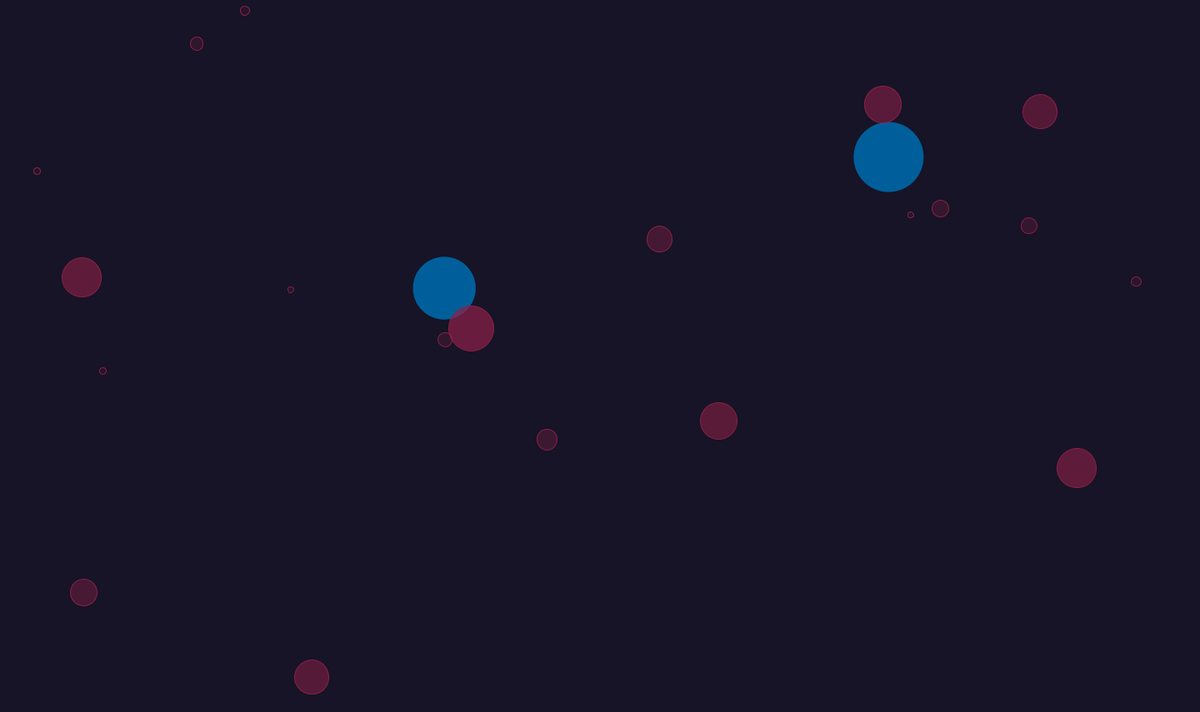
Frame 1 (no input)
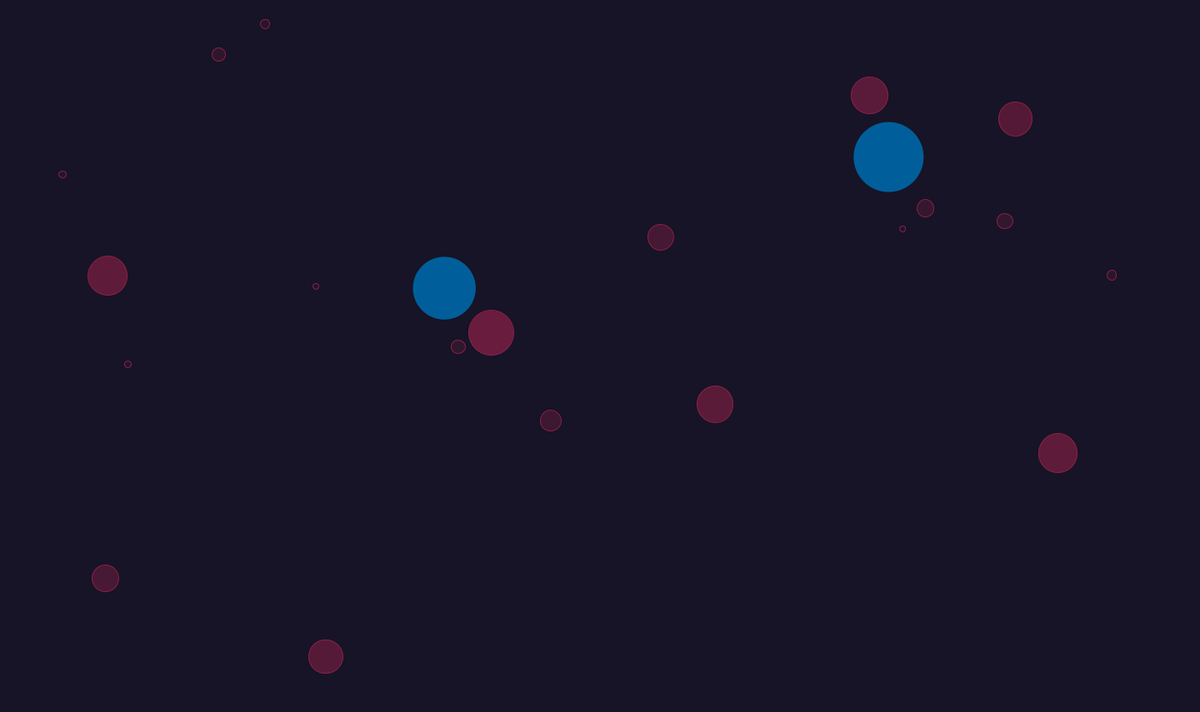
Frame 60 (the mouse pressed at the canvas centre just before this capture)
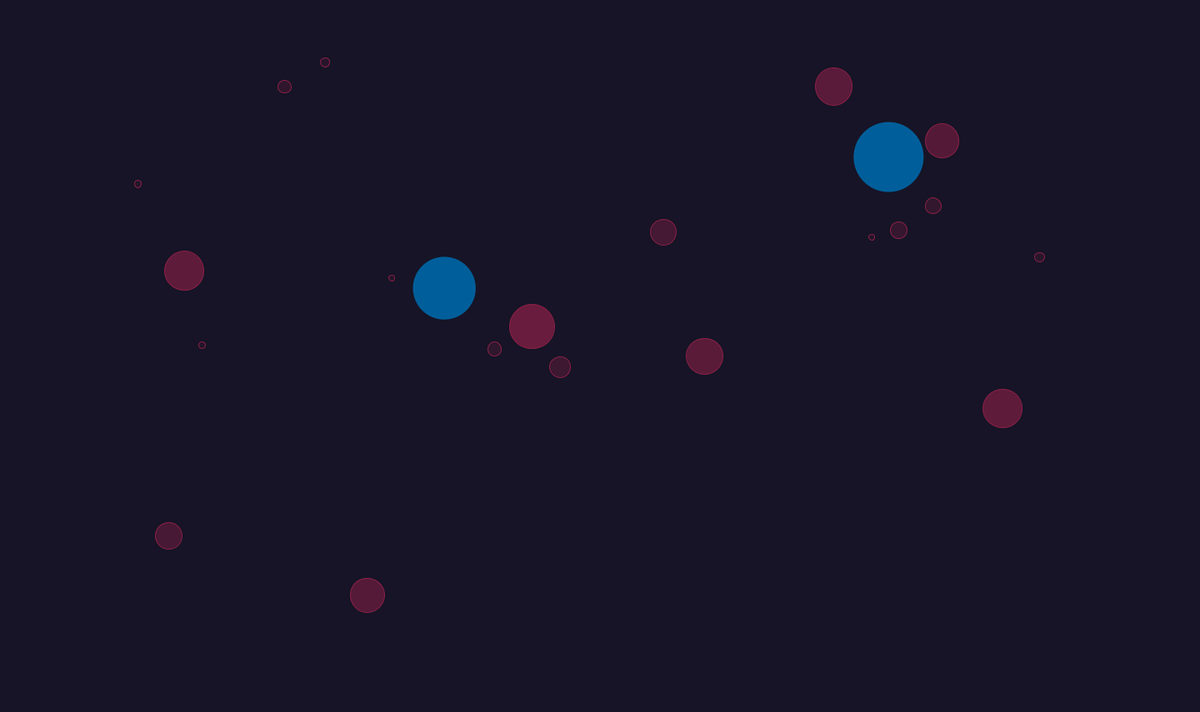
Frame 120 (the mouse held since frame 60 and released just before this capture)

The Processing sketch that drew these frames (run headless with seeded random() and noise(); from frame 60 on, the mouse is pressed at the canvas centre):

// Processing sketch: ex_2_9_attract_repel
// ── ex_2_9_attract_repel.pde
int width = 1440;
int height = 855;
Mover[] movers = new Mover[20];
Attractor[] attractors = new Attractor[2];

void setup() {
  size(1440, 855);
  for (int i = 0; i < movers.length; i++) {
    movers[i] = new Mover(140, 31, 71, random(2, 20), random(width), random(height));
  }
  for (int i = 0; i < attractors.length; i++) {
    attractors[i] = new Attractor(random(width), random(height), random(10, 20));
  }
}

void draw() {
  background(22, 20, 38);
  for (int i = 0; i < attractors.length; i++) {
    attractors[i].display();
  }
  for (int i = 0; i < movers.length; i++) {
    for (int j = 0; j < attractors.length; j++) {
      PVector force = attractors[j].attract(movers[i]);
      movers[i].applyForce(force);
    }

    movers[i].update();
    movers[i].display();
  }
}

class Mover {
  PVector location, velocity, acceleration;
  int r, g, b;
  float offset, mass, radius;

  Mover(int r, int g, int b, float mass, float x, float y) {
    location = new PVector(x, y);
    velocity = new PVector(0, 0);
    acceleration = new PVector(0, 0);
    this.r = r;
    this.g = g;
    this.b = b;
    this.mass = mass;
    this.radius = mass*3.0;
  }

  void display() {
    stroke(r, g, b);
    fill(r, g, b, 10*mass);
    ellipse(location.x, location.y, radius, radius);
    smooth();
  }

  void update() {
    velocity.add(acceleration);
    location.add(velocity);
    acceleration.mult(0);
    limit(30);
  }
  
  void applyForce(PVector force) {
    PVector f = PVector.div(force, mass);
    acceleration.add(f);
  }
  
  void limit(float max) {
    if (velocity.x > max) {
      velocity.x = max; 
    }
    if (velocity.y > max) {
      velocity.y = max; 
    }
  }
}

class Attractor {
  PVector location;
  float m, G;
  
  Attractor(float x, float y, float m) {
    this.location = new PVector(x, y);
    this.m = m;
    this.G = 0.4;
  }
  
  void display() {
    noStroke();
    fill(0, 95, 155);
    ellipse(location.x, location.y, 6*m, 6*m);
  }
  
  PVector attract(Mover mover) {
    PVector force = PVector.sub(location, mover.location);
    float distance = force.mag();
    if (distance < 6*m) {
      force.mult(1000);
      force.mult(-1);
    }
    distance = constrain(distance, 5.0, 25.0);
    float strength = G * m * mover.mass;
    force.normalize();
    return force.mult(strength / (distance * distance));
  }
}
